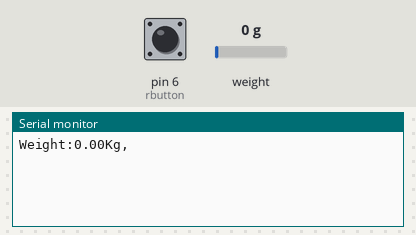
The sketch below on a simulated Arduino Uno, built with avr-gcc and run on an emulated ATmega328P. On the bench: the last lines printed to the serial monitor. Inputs (shaded band) come from the test bench; at power-on: weight on the scale 0 g, pin 6 (rbutton) HIGH.

Above: at 3.2 s.
3.3 s: weight on the scale set to 100 g
At 4.3 s:
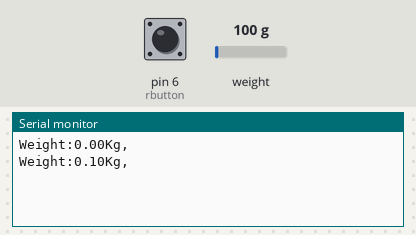
4.8 s: weight on the scale set to 1250 g
At 5.9 s:
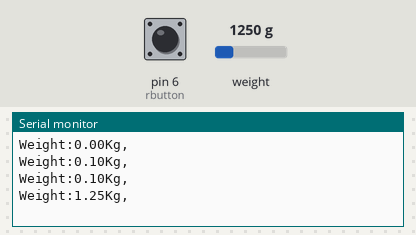
6.3 s: pin 6 (rbutton) pulled LOW for 3.2 s
At 9.5 s:
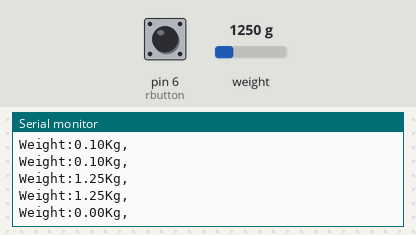
Timing chart, 0 to 11.0 s (numbered marks = the images above; inputs shaded):
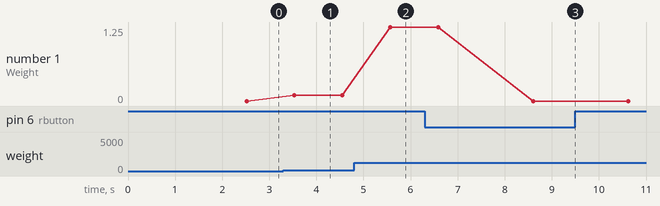

Measured:
- after the input at 3.3 s, the serial monitor: prints a new line after 0.24 s (image 1)
- after the input at 4.8 s, the serial monitor: prints a new line after 0.77 s (image 2)
- after the input at 6.3 s, the serial monitor: prints a new line after 2.3 s (image 3)
- plotted number 1: 0 → 0.1 after the input at 3.3 s, 0.1 → 1.25 after the input at 4.8 s, 1.25 → 0 after the input at 6.3 s

The sketch:

Arduino_Module.ino
```cpp
#include <SoftwareSerial.h>
#include "HX711.h"
#include <stdlib.h>
SoftwareSerial nodemcu(7, 8); // nodemcu module connected here
#define DOUT  3
#define CLK  2
//HX711 scale(DOUT, CLK);
HX711 scale;

int rbutton = 6; // this button will be used to reset the scale to 0.
String myString;
String cmessage; // complete message
char buff[10];
float weight;
float calibration_factor = 24621; // for me this vlaue works just perfect 419640
void setup() {
  Serial.begin(9600);
  nodemcu.begin(9600);
  scale.begin (DOUT, CLK);
  pinMode(rbutton, INPUT_PULLUP);
  scale.set_scale();
  scale.tare(); //Reset the scale to 0
  long zero_factor = scale.read_average(); //Get a baseline reading

}
void loop() {
  scale.set_scale(calibration_factor); //Adjust to this calibration factor

  weight = scale.get_units(5); //5
myString = dtostrf(weight, 3, 2, buff);
cmessage = cmessage + "Weight" + ":" + myString + "Kg"+",";
 nodemcu.println(cmessage);
Serial.println(cmessage);
cmessage = "";

  Serial.println();

  if ( digitalRead(rbutton) == LOW)
  {
     scale.set_scale();
  scale.tare(); //Reset the scale to 0
  }

  delay(500);
}
```
